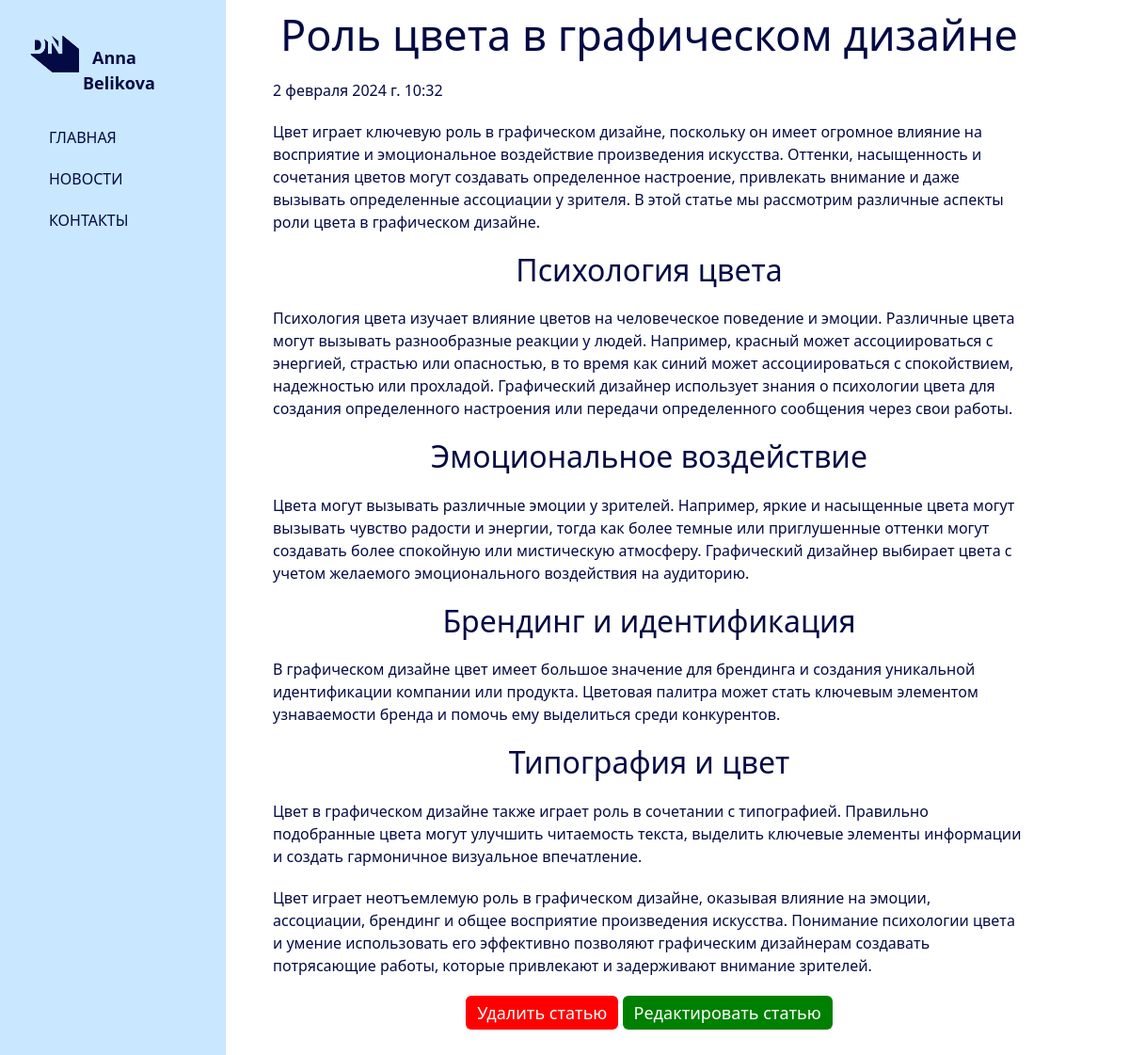
Screenshot of /news/7 with the database file from the repository.
### news/models.py (models this page shows, shortened)
class Articles(models.Model):
    title = models.CharField("Название", max_length=50)
    anons = models.CharField("Анонс", max_length=250)
    full_text = models.TextField("Статья")
    date = models.DateTimeField("Дата публикации")
    class Meta:
        verbose_name = "Новость"
        verbose_name_plural = "Новости"

### news/views.py (the view)
# urls.py: path("<int:pk>", views.NewsDetailView.as_view(), name="news-detail"),
class NewsDetailView(DetailView):
    model = Articles
    template_name = "news/details_view.html"
    context_object_name = "article"

### news/templates/news/details_view.html (shortened to what this page needs)
{% extends "main/layout.html"%}
{%block content%}
<div class="features">
   <h1>{{article.title}}</h1>
   <p>{{article.date}}</p>
   <p>{{article.full_text | safe}}</p>
   <a href="{% url 'news-delete' article.id %}" class="btn btn-danger">Удалить статью</a>
   <a href="{% url 'news-update' article.id %}" class="btn btn-info">Редактировать статью</a>
</div>
{%endblock%}

### main/static/main/css/main.css (style rules this page uses)
main .features { float: left; color: #040A44 ; margin-top: 10px; text-align: center; width: 75%; }
main .features h1 { font-size: 45px; }
main .features p { max-width: 800px; margin:20px auto ; }
.features .btn { background: #1437B1; color: #FFFFFF; cursor: pointer; border: none; outline: none; line-height: 24px; vertical-align: top; font-size: 18px; text-align: center; }
.features .btn-danger { background: red; }
.features .btn-info { background: green; }
p { font-size: 16px; text-align: start; line-height: 1.5; }
h2 { font-size: 22px; text-align: center; margin: 0; padding: 0; }

### rows the page displays
Articles: title "Роль цвета в графическом дизайне", date "2 февраля 2024 г. 10:32", full_text "Цвет играет ключевую роль в графическом дизайне, поскольку он имеет огромное влияние на восприятие и эмоциональное воздействие произведения искусства. Оттенки, насыщенность и сочетания цветов могут создавать определенное настроение, привлекать внимание и даже вызывать определенные ассоциации у зрителя. В этой статье мы рассмотрим различные аспекты роли цвета в графическом дизайне. Психология цвета Психология цвета изучает влияние цветов на человеческое поведение и эмоции. Различные цвета могут вызывать разнообразные реакции у людей. Например, красный может ассоциироваться с энергией, страстью или опасностью, в то время как синий может ассоциироваться с спокойствием, надежностью или…"
